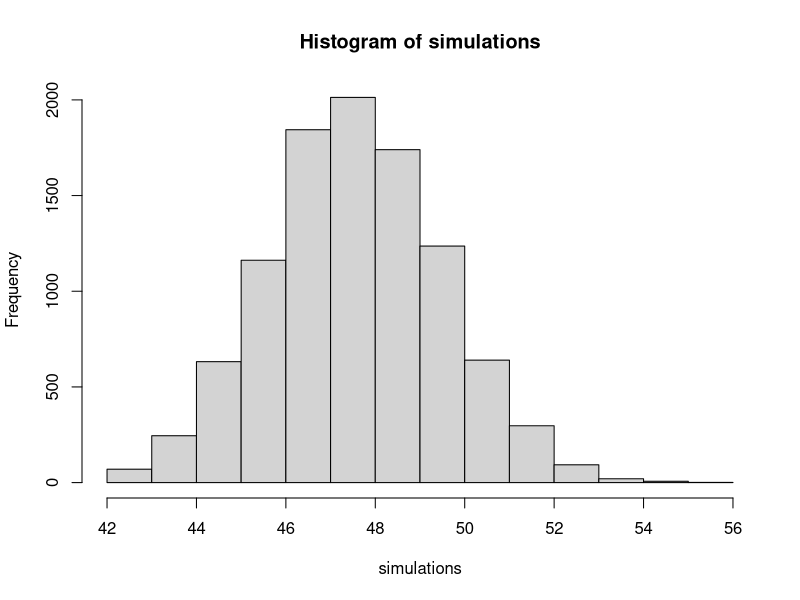

This figure's R source:
N <- 100
n <- 80
M <- 60

pop <- 1:N
D <- rep(0,N)
D[1:M] <- 1
p <- M/N

table(D)
library(data.table)
U <- data.table(data.frame(id=pop,D=D))



m_h <- function(U,n,D = "D"){
  echantillon <- U[sample(.N,n)]
 return(sum(echantillon[,D]))

}

nb_simul <- 10000
set.seed(42)

simulations <- do.call(c,lapply(as.list(1:nb_simul),FUN=function(x){m_h(U,n)}))

estims_simul <- c(E=mean(simulations),V = var(simulations))

formules <- c(E = M/N*n,V=(N-n)/(N-1)*n*p*(1-p))

rbind(simulations = estims_simul,formules=formules)

fivenum(simulations)
hist(simulations)
IC <-( (estims_simul[1] - 1.6*sqrt(estims_simul[2])) < simulations) &
  ( (estims_simul[1]  + 1.6*sqrt(estims_simul[2]) > simulations)  ) 
table(IC)
mean(IC)
estims_simul[1] + 2*sqrt(estims_simul[2])
